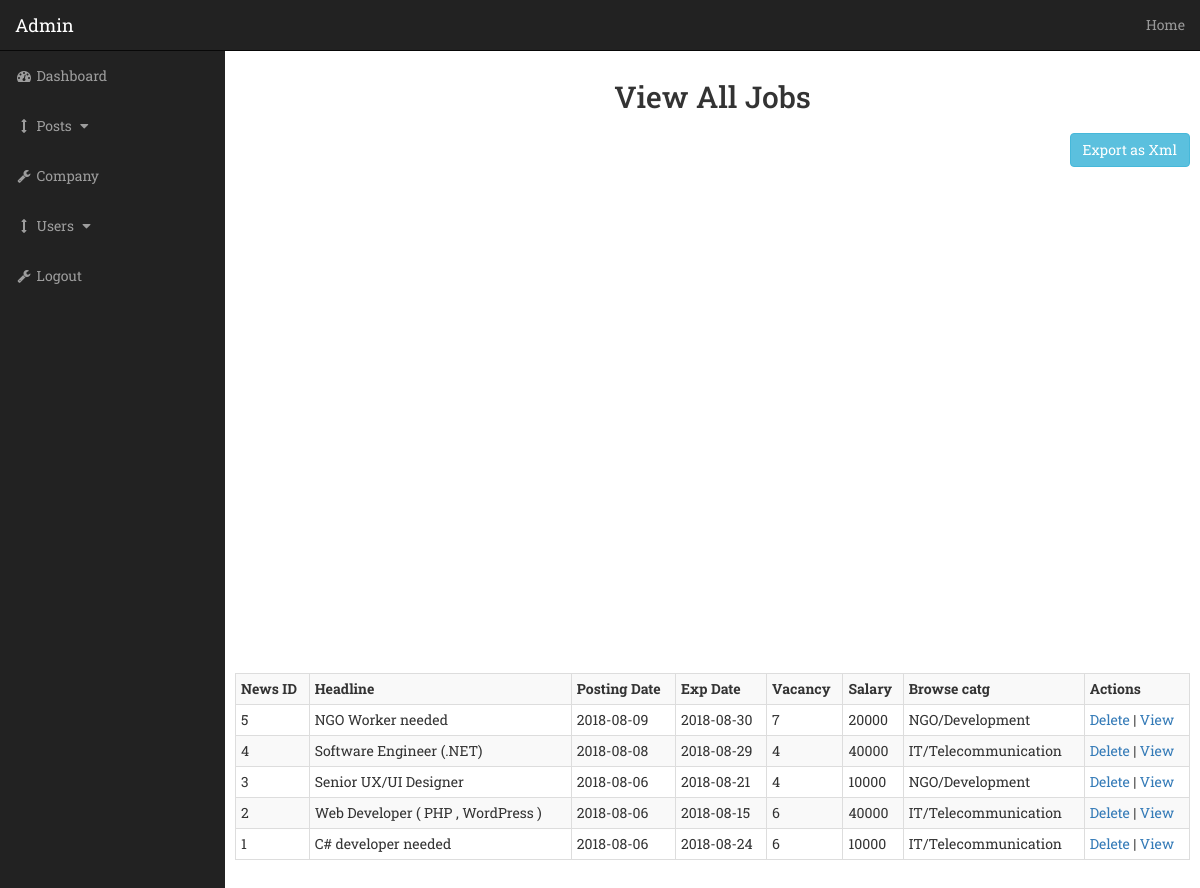
The app's page /admin/view_job_posts.php, older data.
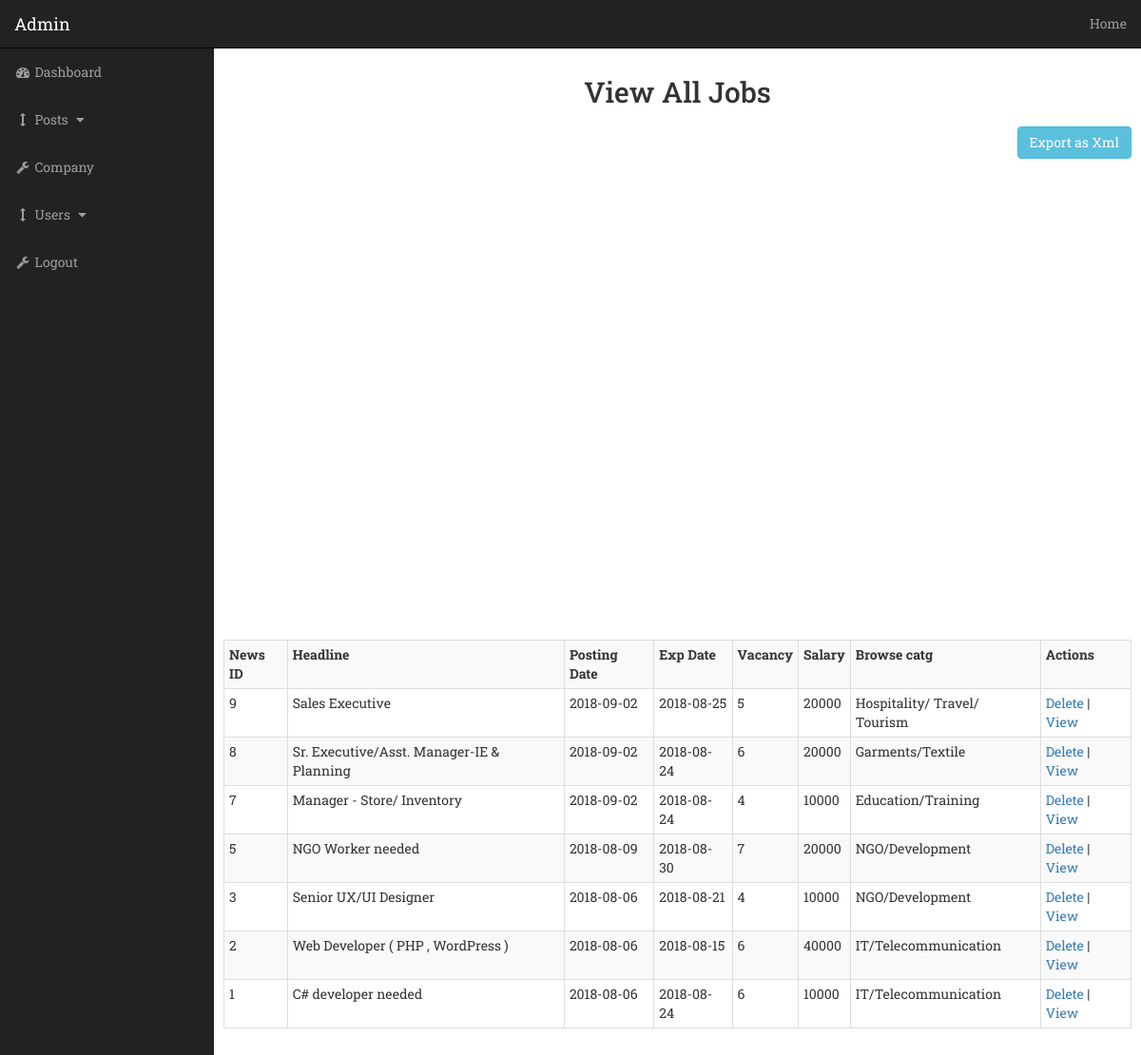
The same page, newer data.
### tables this page shows
CREATE TABLE `jobpost` (
  `id` int(11) NOT NULL,
  `title` text NOT NULL,
  `empId` int(11) NOT NULL,
  `companyName` varchar(32) NOT NULL,
  `vacancy` varchar(10) NOT NULL,
  `context` text NOT NULL,
  `description` text NOT NULL,
  `empStatus` varchar(10) NOT NULL,
  `eduRequirement` text NOT NULL,
  `expRequirement` text NOT NULL,
  `addRequirement` text NOT NULL,
  `jobLocation` text NOT NULL,
  `salary` int(10) NOT NULL,
  `degree` varchar(32) NOT NULL,
  `browseCatg` varchar(32) NOT NULL,
  `postTime` date NOT NULL,
  `expDate` date DEFAULT NULL,
  `deletedAt` timestamp NULL DEFAULT NULL
);

### admin/view_job_posts.php (the view, shortened to what this page needs)
<?php
include "includes/admin_header.php"
?>
<?php include "includes/admin_navigation.php" ?>
    <div id="page-wrapper" class="">
   <h2 style="text-align:center">View All Jobs</h2>
    <h3><a href='convertxml/jobPost_xml.php' style='float:right;' class='btn btn-info'>Export as Xml</a></h3><br/><br/>
     <div class="row">
                    <div id="columnchart_material" style="width: auto; height: 500px;"></div>
        </div>
	<table class="table table-striped table-bordered table-condensed">
		<tr>
        <th>News ID</th>
        <th>Headline</th>
        <th>Posting Date</th>
        <th>Exp Date</th>
        <th>Vacancy</th>
        <th>Salary</th>
        <th>Browse catg</th>
        <th>Actions</th>
		</tr>
        <?php
            require '../config.php';
            $statement="select * from jobpost where deletedAt is null order by id desc";
            $result = mysqli_query($conn, $statement);
            if (mysqli_num_rows($result) > 0)
            {
                while($row = mysqli_fetch_assoc($result))
                {
                    echo "<tr>";
					echo "<td>".$row['id']."</td>";
					echo "<td>".$row['title']."</td>";
					echo "<td>".$row['postTime']."</td>";
					echo "<td>".$row['expDate']."</td>";
					echo "<td>".$row['vacancy']."</td>";
					echo "<td>".$row['salary']."</td>";
					echo "<td>".$row['browseCatg']."</td>";
					echo "<td><a href=\"includes/delete_job.php?id=$row[id]\" onClick=\"return confirm('Are you sure you want to delete?')\">Delete</a> | <a href=\"view_job.php?id=$row[id]\">View</a></td>";
					echo "</tr>";
                }
            }
            else
            {
                echo "Nothing found in db";
            }
        ?>
		</table>
</div>
<?php include "includes/admin_footer.php" ?>

Row changes from the older to the newer data that the page shows:
no longer on this page (row edited): jobpost: id "4", title "Software Engineer (.NET)", postTime "2018-08-08", expDate "2018-08-29", vacancy "4", salary "40000", browseCatg "IT/Telecommunication"
added jobpost: id "9", title "Sales Executive", postTime "2018-09-02", expDate "2018-08-25", vacancy "5", salary "20000", browseCatg "Hospitality/ Travel/ Tourism"
added jobpost: id "8", title "Sr. Executive/Asst. Manager-IE & Planning", postTime "2018-09-02", expDate "2018-08-24", vacancy "6", salary "20000", browseCatg "Garments/Textile"
added jobpost: id "7", title "Manager - Store/ Inventory", postTime "2018-09-02", expDate "2018-08-24", vacancy "4", salary "10000", browseCatg "Education/Training"
